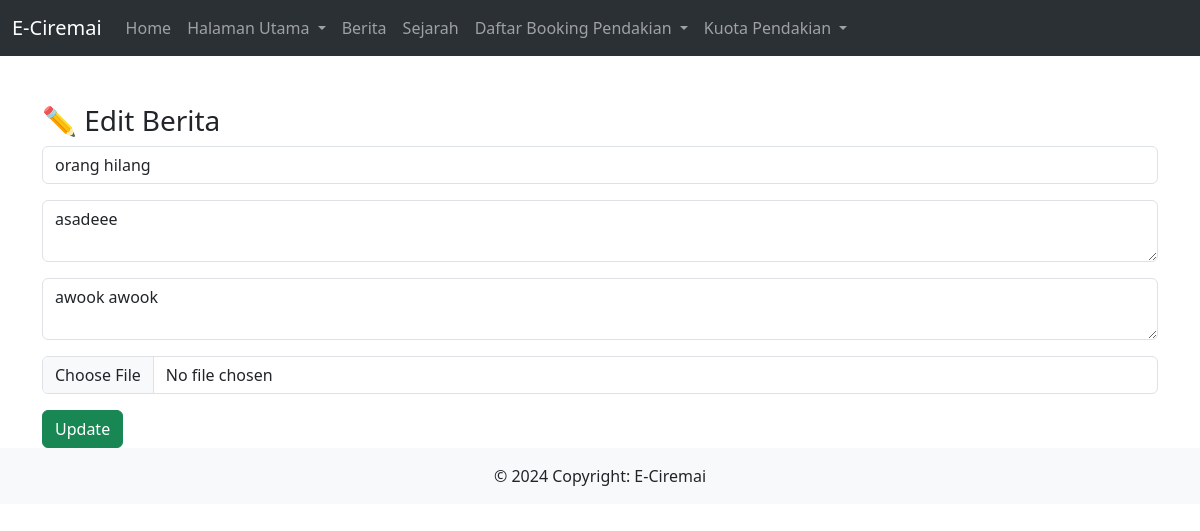
Screenshot of /Admin/berita_edit.php?id=2 with the database file from the repository.
### tables this page shows
CREATE TABLE `berita` (
  `id` int(11) NOT NULL,
  `judul` varchar(255) DEFAULT NULL,
  `ringkas` text DEFAULT NULL,
  `konten` text DEFAULT NULL,
  `gambar` varchar(255) DEFAULT NULL,
  `created_at` datetime DEFAULT NULL
);

### Admin/berita_edit.php (the view, shortened to what this page needs)
<?php include "../Admin/header.php";
$id = $_GET['id'];
$d = mysqli_fetch_assoc(mysqli_query($koneksi,"SELECT * FROM berita WHERE id='$id'"));
?>
<div class="container mt-5">
    <h3>✏ Edit Berita</h3>
    <form method="POST" enctype="multipart/form-data">
        <input type="text" name="judul" class="form-control mb-3" value="<?= $d['judul'] ?>">
        <textarea name="ringkas" class="form-control mb-3"><?= $d['ringkas'] ?></textarea>
        <textarea name="konten" class="form-control mb-3"><?= $d['konten'] ?></textarea>
        <input type="file" name="gambar" class="form-control mb-3">
        <button name="update" class="btn btn-success">Update</button>
    </form>
</div>
<?php include "../Admin/footer.php"; ?>

### rows the page displays
berita: judul "orang hilang", ringkas "asadeee", konten "awook awook"
